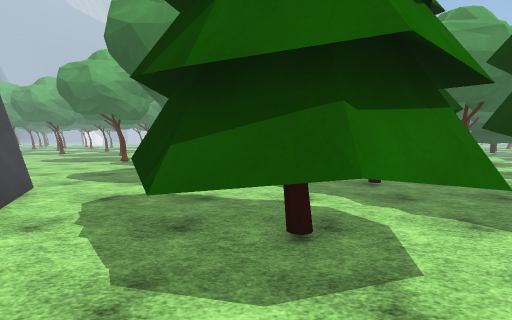
[1] (above)

15 first-person views from a walk through a 3-D level made in the Unity game engine. The camera is 1.5 m above the floor, tilts 4° down and sees 80° across. The floor is counted in squares, 1 m on a side. Each view is taken from the middle of a square. On the plan, view 1 faces up. The plan holds only what a view shows up to about 15 squares ahead; the rest is blank. The place goes on beyond the plan. Surface patterns are stand-ins for the level's own textures.

[2]
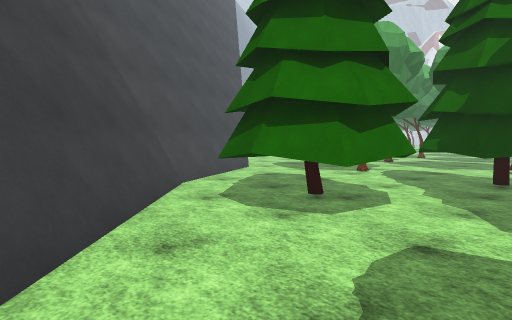

[3]
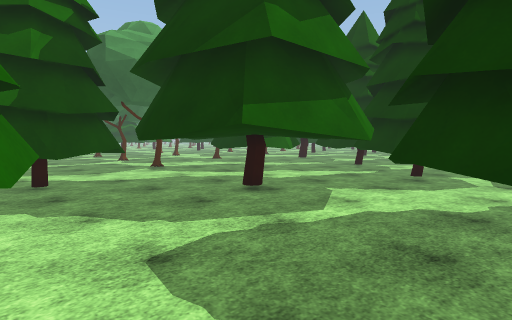

[4]
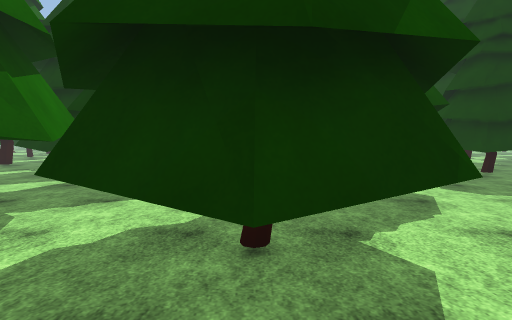

[5]
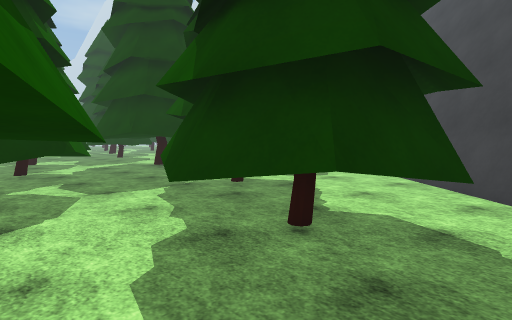

[6]
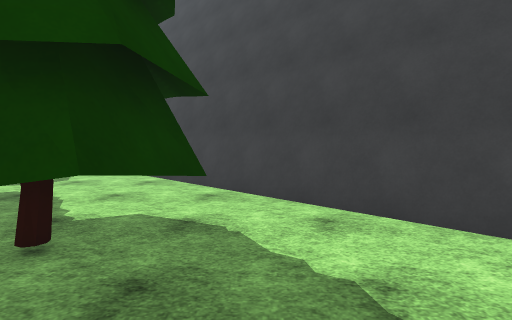

[7]
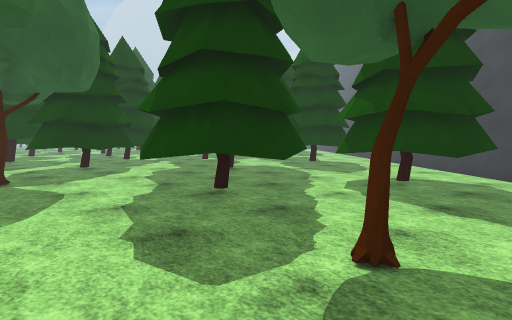

[8]
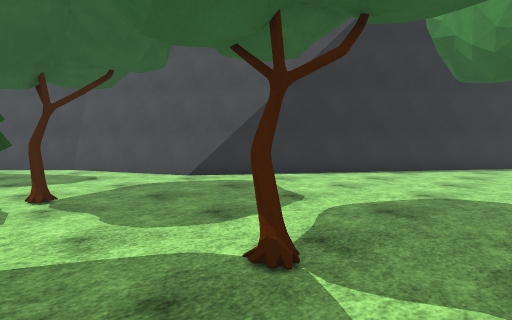

[9]
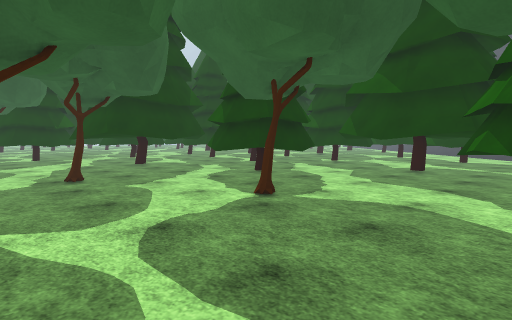

[10]
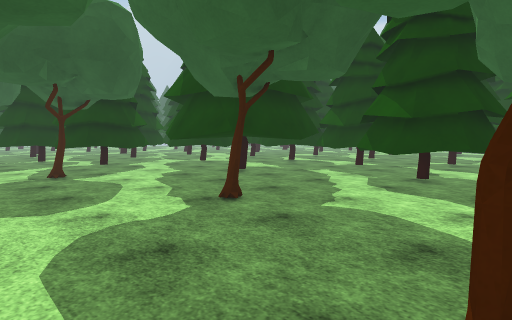

[11]
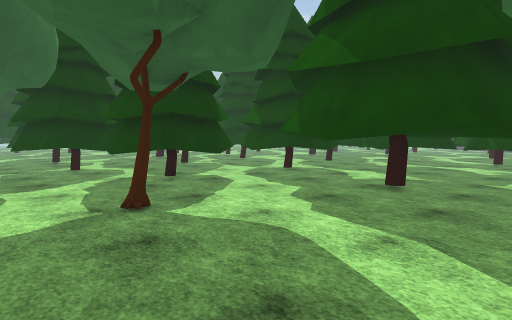

[12]
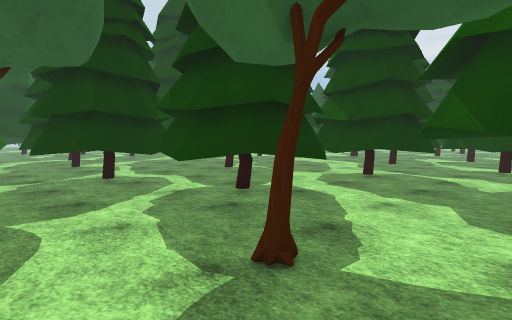

[13]
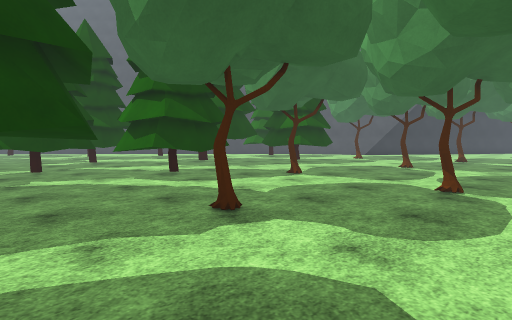

[14]
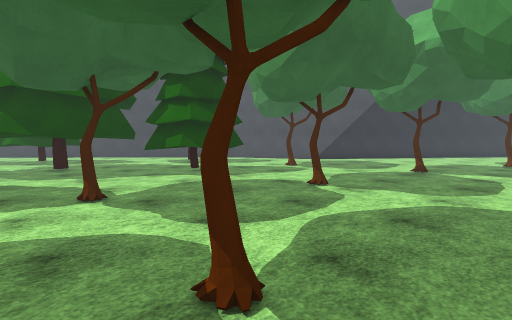

[15]
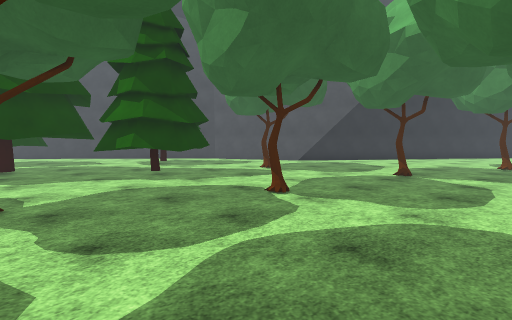

### Floor plan
Key: @ floor where view 1 was taken; # wall or solid block; . floor; = window, fence, low wall or low ledge; T tree; O other object.
Columns run from 17 left of view 1 to 30 right of it. Each row starts with its distance up from view 1.
 22                      T...... ......  ........  T
 21             ....................................
 20         T..................T....................
 19   ......................................T......T
 18 ..............T............................TTTTT
 17 #.............T..................T........TTTTTT
 16 ##..................TT...............TT...TTT
 15  ##.................................## T..TTT
 14   ###......................T.......T#####..TT
 13     ##........................T...T######T.TT..
 12      ###............TT.......TTTT.T #####TTTTT.
 11        ##......TT..TTTT.....TTTTT..  #  T TTTT
 10         ##.........TTTTT....TTTTTT..T#   TTT T
  9          ##........TTTTT.TT..TTTT.TT T  .TT
  8           #=.......TTTTT## T..TT.TTTT.TTTT.
  7           ##.....TT..TT######...TTTTTTT  T
  6            #....TTTT..T######T...TT   TTTTTO
  5            ##...TTTTT.T######T T TT       OO
  4             #..TTTTTT..###  TTTTT
  3             ##..TTTT...TT#  .TTT
  2              ##..TT......TT..TTT
  1               ##........TTT...TTT   T
  0                ##@.....TTTTT...T...TTT
 -1                 ##.....TTT  .T.....TT
 -2                  ##=...TT    TTT....TTT
 -3                   ##=...TT   TTT ..T##
 -4                    ##=.....  T    T #
 -5                     ###.....TT    T

Where each view was taken, in squares from view 1:
view 1: 0 up, 0 right, facing up
view 2: 2 down, 5 right, facing up-left
view 3: 1 down, 2 right, facing up-right
view 4: 1 down, 4 right, facing right
view 5: 3 up, 5 right, facing down-right
view 6: 3 up, 5 right, facing down
view 7: 15 up, 3 left, facing down-right
view 8: 20 up, 0 right, facing down-left
view 9: 20 up, 4 right, facing down-right
view 10: 22 up, 10 right, facing down-right
view 11: 22 up, 17 right, facing down-right
view 12: 22 up, 21 right, facing down-right
view 13: 22 up, 20 right, facing down-left
view 14: 22 up, 12 right, facing down-left
view 15: 22 up, 10 right, facing down-left
